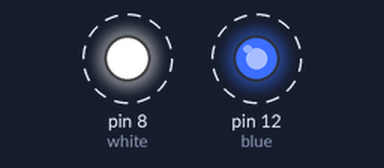
Simulated run of this sketch. Board: Arduino Uno, built with avr-gcc and run on an emulated ATmega328P. Parts: output pins drawn as LEDs (lit = HIGH). Dashed ring = blinking.

Above: at 0.1 s.
Timing chart, 0 to 3.7 s (numbered marks = the images above):
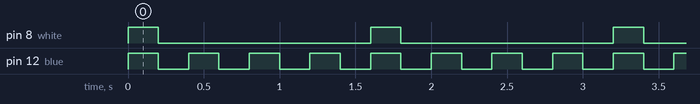

The sketch:

led_blink_cont1.ino
```cpp
int blue = 12;
int white = 8;

void setup() {
  // put your setup code here, to run once:
  pinMode(blue, OUTPUT);
  pinMode(white, OUTPUT);
}

void loop() {
  // put your main code here, to run repeatedly:
  for (int i = 0; i < 4; i++)
  {
    if (i == 0)
    {
      digitalWrite(blue, HIGH);
      digitalWrite(white, HIGH);
      delay(200);
      digitalWrite(blue, LOW);
      digitalWrite(white, LOW);
      delay(200);
      continue;
    }
    digitalWrite(blue, HIGH);
    delay(200);
    digitalWrite(blue, LOW);
    delay(200);
  }
}
```

Measured:
- by itself, pin 8 (white): alternates HIGH for 0.20 s and LOW for 1.4 s
- by itself, pin 12 (blue): alternates HIGH for 0.20 s and LOW for 0.20 s
- by itself, everything shown: repeats every 1.6 s, in 8 steps
